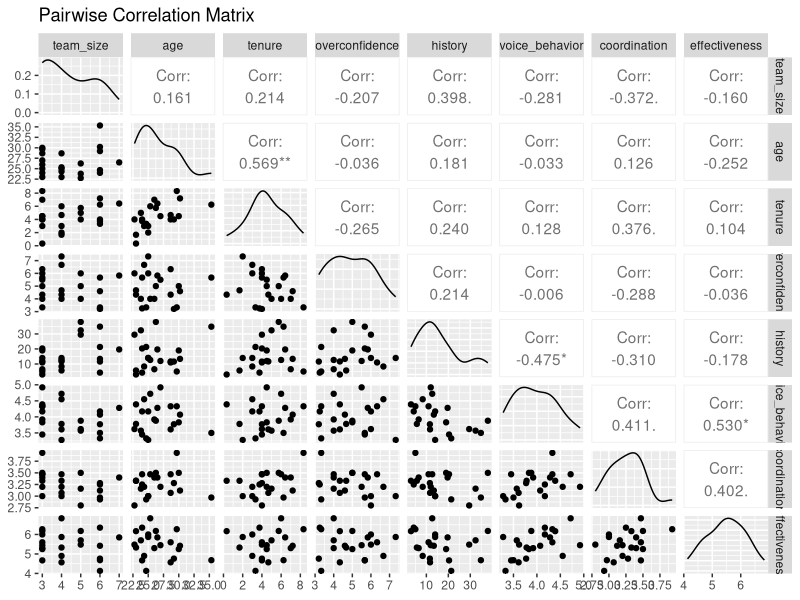
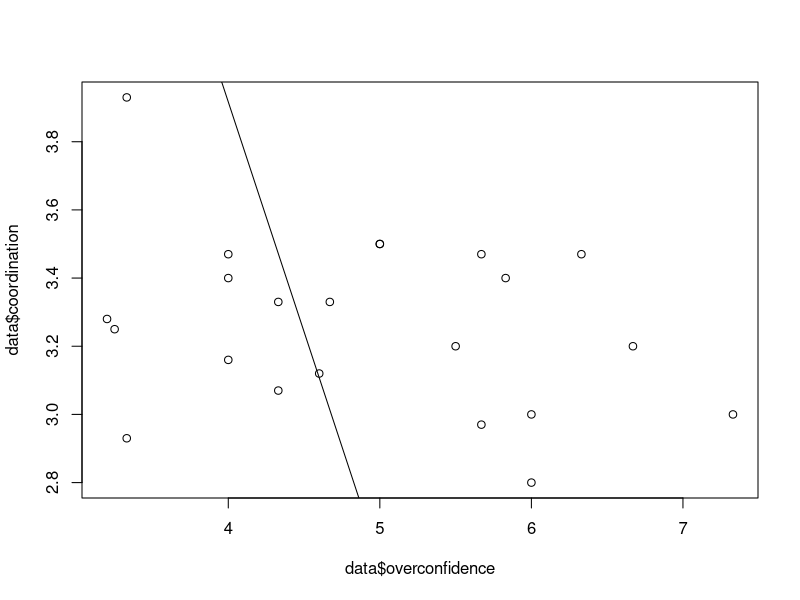
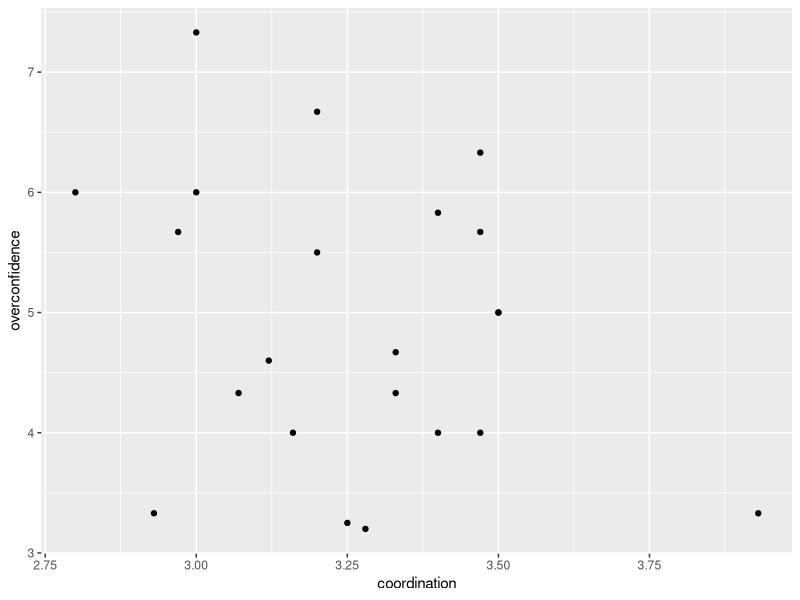
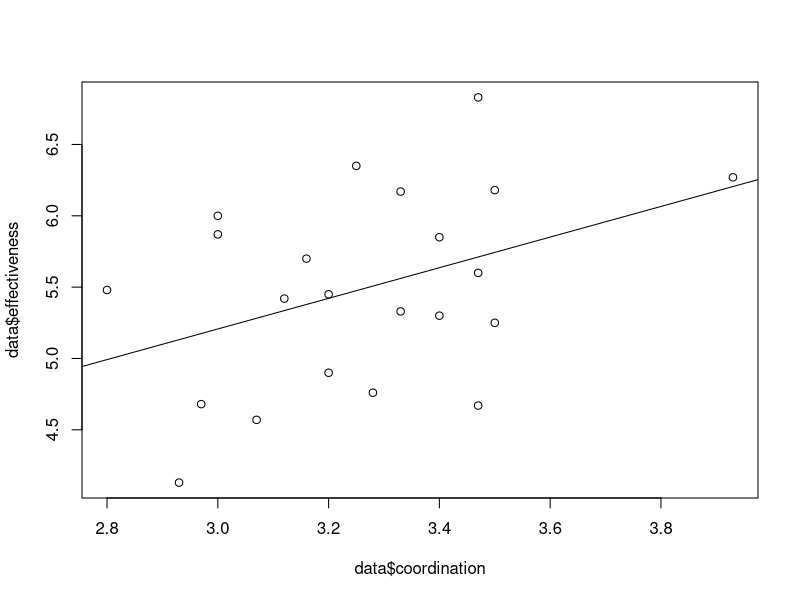
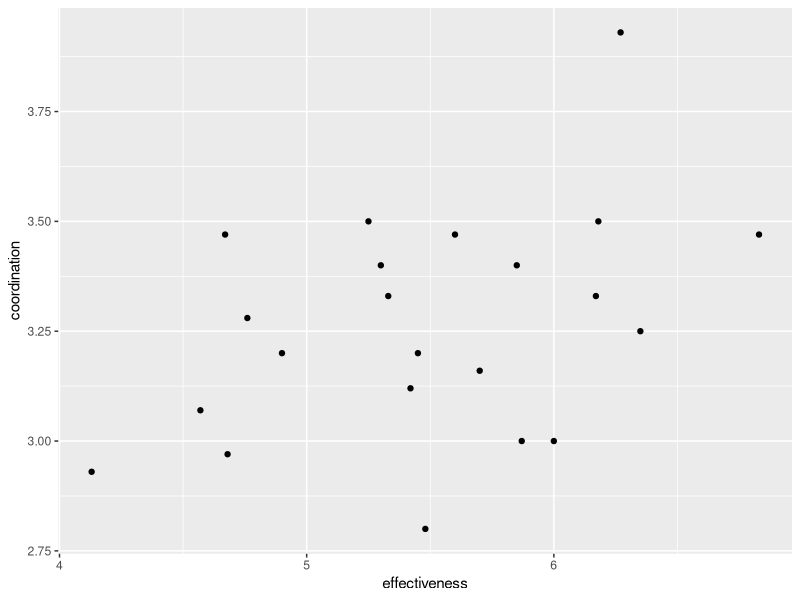
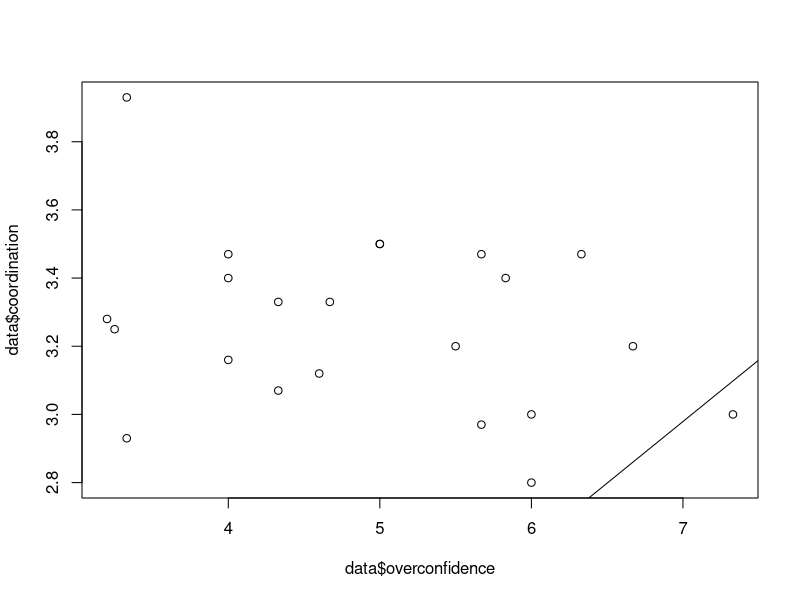
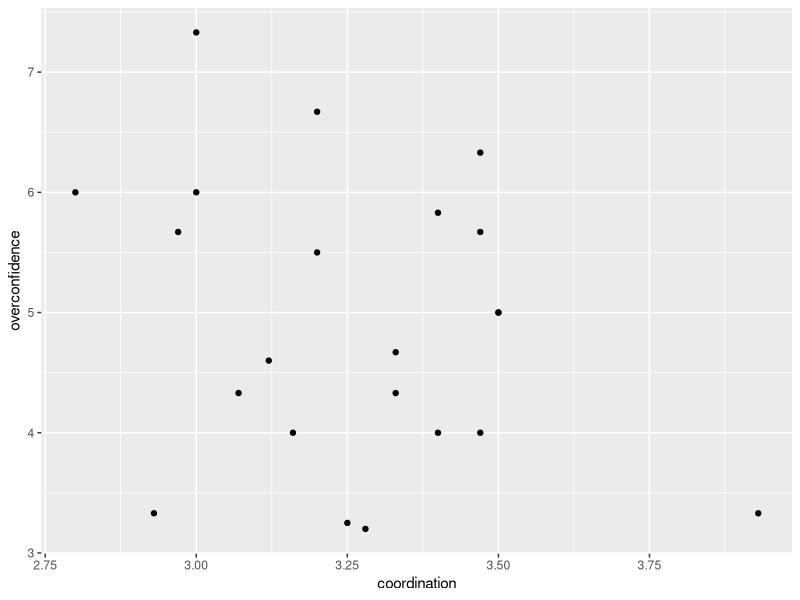
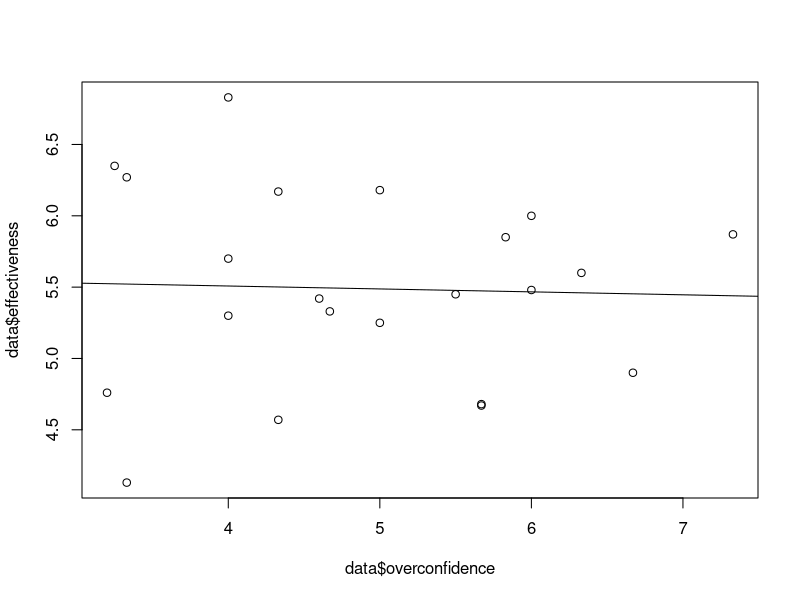

R code for these plots, in order:
## ---- chunk 1
library(GGally)
library(ggplot2)

## ---- chunk 2
data = read.csv("data.csv")

data
## ---- chunk 3
core_data <- subset(data, select=-c(team,org,response_rate,response_count))
ggpairs(core_data,progress=FALSE,title="Pairwise Correlation Matrix")
## ---- chunk 4
full_lm <- lm(effectiveness ~ ., data=core_data)
print(summary(full_lm))
## ---- chunk 5
lm_overconfidence_coordination = lm(formula = overconfidence ~ coordination, data = data)
rep.h1 <- summary(lm_overconfidence_coordination)

print(rep.h1)

plot( data$coordination ~ data$overconfidence, data = data)
abline(lm_overconfidence_coordination)
ggplot(data, aes(x=coordination, y=overconfidence)) + geom_point()
## ---- chunk 6
lm_effectiveness_coordination = lm(formula = effectiveness ~ coordination, data = data)
rep.h2 <- summary(lm_effectiveness_coordination)
print(rep.h2)
plot(data$effectiveness ~ data$coordination, data = data)
abline(lm_effectiveness_coordination)
ggplot(data, aes(x=effectiveness, y=coordination)) + geom_point()
## ---- chunk 7
data$inter<-data$overconfidence*data$voice_behavior
lm_voice_coordination = lm(formula = coordination ~ overconfidence + voice_behavior + inter , data = data)
rep.h3 <- summary(lm_voice_coordination)
rep.h3
plot(data$coordination ~ data$overconfidence, data = data)
abline(lm_voice_coordination)
ggplot(data, aes(x=coordination, y=overconfidence)) + geom_point()
## ---- chunk 8
lm_overconfidence_effectiveness = lm(formula =  effectiveness ~ overconfidence, data = data)
rep.hx1a <- summary(lm_overconfidence_effectiveness)
print(rep.hx1a)
plot(data$effectiveness ~ data$overconfidence, data = data)
abline(lm_overconfidence_effectiveness)
ggplot(data, aes(x=effectiveness, y=overconfidence)) + geom_point()
## ---- chunk 9
data$inter2<-data$overconfidence*data$coordination

lm_overconfidence_effectiveness_coordination = lm(formula =  effectiveness ~ overconfidence + coordination + inter2, data = data) 
rep.hx1b <- summary(lm_overconfidence_effectiveness_coordination)
print(rep.hx1b)
plot(data$effectiveness ~ data$overconfidence, data = data)
abline(lm_overconfidence_effectiveness_coordination)
ggplot(data, aes(x=effectiveness, y=overconfidence)) + geom_point()
